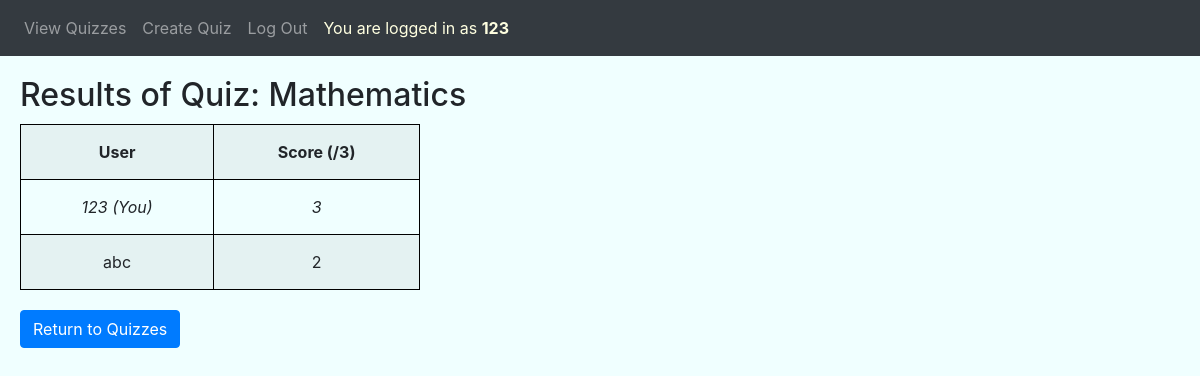
The page /otherresult/1 (signed in) on the database its author committed.
### quiz/models.py (models this page shows, shortened)
class User(AbstractUser):
    def serialize(self):
        return {
            "id": self.id,
        }

class Quiz(models.Model):
    owner = models.ForeignKey("User", on_delete=models.CASCADE, related_name="owner")
    title = models.CharField(max_length=50)
    timestamp = models.DateTimeField(auto_now_add=True)
    answered = models.ManyToManyField("User", blank=True, related_name="answered")

class Score(models.Model):
    quiz = models.ForeignKey("Quiz", on_delete=models.CASCADE, related_name="quiz_score")
    answerer = models.ForeignKey("User", on_delete=models.CASCADE, related_name="answerer")
    result = models.IntegerField()

### quiz/views.py (the view)
# urls.py: path("otherresult/<int:quiz_id>", views.otherresult, name="otherresult"),
@login_required(login_url="/login")
def otherresult(request, quiz_id):
    quiz = Quiz.objects.get(id=quiz_id)
    scores = Score.objects.filter(quiz=quiz).order_by('-result')
    return render(request, "quiz/otherresult.html", {
        "quiz": quiz,
        "no_of_questions": Question.objects.filter(quiz=quiz).count(),
        "scores": scores
    })

### quiz/templates/quiz/otherresult.html
{% extends "quiz/layout.html" %}
{% block body %}
    <h2>Results of Quiz: {{quiz.title}}</h2>
    <table class="table-striped">
        <tr>
            <th>User</th>
            <th>Score (/{{no_of_questions}})</th>
        </tr>
        {% for score in scores %}
            <tr>
                {% if score.answerer == request.user %}
                    <td><em>{{score.answerer}} (You)</em></td>
                    <td><em>{{score.result}}</em></td>
                {% else %}
                    <td>{{score.answerer}}</td>
                    <td>{{score.result}}</td>
                {% endif %}
            </tr>
        {% endfor %}
    </table>
    <a href="{% url 'index' %}" class="btn btn-primary">Return to Quizzes</a>
{% endblock %}

### quiz/templates/quiz/layout.html (shortened to what this page needs)
{% load static %}
<!DOCTYPE html>
<html lang="en">
    <head>
        <link rel="stylesheet" href="https://stackpath.bootstrapcdn.com/bootstrap/4.4.1/css/bootstrap.min.css">
        <link href="{% static 'quiz/styles.css' %}" rel="stylesheet">
    </head>
    <body>
        <nav class="navbar navbar-expand-lg navbar-dark bg-dark">
            <div>
                <ul class="navbar-nav mr-auto">
                <li class="nav-item">
                    <a class="nav-link" href="{% url 'index' %}">View Quizzes</a>
                </li>
                {% if user.is_authenticated %}
                    <li class="nav-item">
                        <a class="nav-link" href="{% url 'create' %}">Create Quiz</a>
                    </li>
                    <li class="nav-item">
                        <a class="nav-link" href="{% url 'logout' %}">Log Out</a>
                    </li>
                    <li class="nav-item">
                        <div id="user-indication">
                            You are logged in as <strong>{{request.user}}</strong>
                        </div>
                    </li>
                {% endif %}
                </ul>
            </div>
        </nav>
        <div class="body">
            {% block body %}
            {% endblock %}
        </div>
    </body>
</html>

### quiz/static/quiz/styles.css (style rules this page uses)
body { background-color: azure; }
.body { padding: 20px; }
#user-indication { padding: 8px; color: lightyellow; }
table { width: 400px; margin-top: 10px; margin-bottom: 20px; }
th, td { padding: 15px; }
table, th, td { border: 1px solid black; text-align: center; }

### rows shown on the page
User: user "123"
Quiz: title "Mathematics"
Score: answerer "123", result "3"
Score: answerer "abc", result "2"

### other values the page prints
{{ no_of_questions }} "3"
